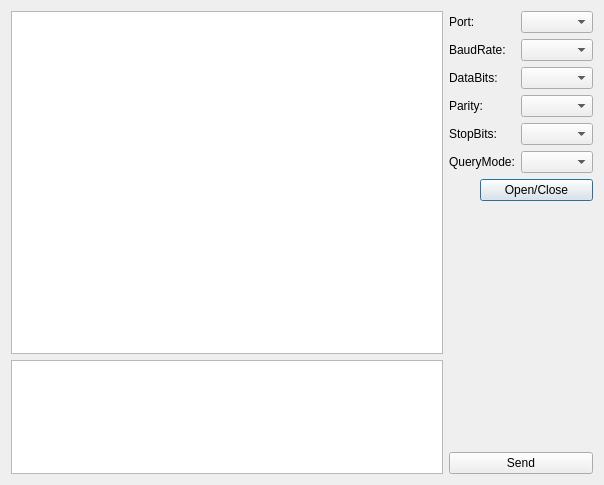
<?xml version="1.0" encoding="UTF-8"?>
<ui version="4.0">
 <class>Dialog</class>
 <widget class="QDialog" name="Dialog">
  <property name="geometry">
   <rect>
    <x>0</x>
    <y>0</y>
    <width>604</width>
    <height>485</height>
   </rect>
  </property>
  <property name="windowTitle">
   <string>Dialog</string>
  </property>
  <layout class="QHBoxLayout" name="horizontalLayout_2">
   <item>
    <layout class="QVBoxLayout" name="verticalLayout" stretch="3,1">
     <item>
      <widget class="QPlainTextEdit" name="recvEdit">
       <property name="maximumBlockCount">
        <number>800</number>
       </property>
      </widget>
     </item>
     <item>
      <widget class="QPlainTextEdit" name="sendEdit"/>
     </item>
    </layout>
   </item>
   <item>
    <layout class="QVBoxLayout" name="verticalLayout_2">
     <item>
      <layout class="QFormLayout" name="formLayout">
       <item row="0" column="0">
        <widget class="QLabel" name="label">
         <property name="text">
          <string>Port:</string>
         </property>
        </widget>
       </item>
       <item row="0" column="1">
        <widget class="QComboBox" name="portBox"/>
       </item>
       <item row="1" column="0">
        <widget class="QLabel" name="label_2">
         <property name="text">
          <string>BaudRate:</string>
         </property>
        </widget>
       </item>
       <item row="1" column="1">
        <widget class="QComboBox" name="baudRateBox"/>
       </item>
       <item row="2" column="0">
        <widget class="QLabel" name="label_3">
         <property name="text">
          <string>DataBits:</string>
         </property>
        </widget>
       </item>
       <item row="2" column="1">
        <widget class="QComboBox" name="dataBitsBox"/>
       </item>
       <item row="3" column="0">
        <widget class="QLabel" name="label_4">
         <property name="text">
          <string>Parity:</string>
         </property>
        </widget>
       </item>
       <item row="3" column="1">
        <widget class="QComboBox" name="parityBox"/>
       </item>
       <item row="4" column="0">
        <widget class="QLabel" name="label_5">
         <property name="text">
          <string>StopBits:</string>
         </property>
        </widget>
       </item>
       <item row="4" column="1">
        <widget class="QComboBox" name="stopBitsBox"/>
       </item>
       <item row="5" column="0">
        <widget class="QLabel" name="label_6">
         <property name="text">
          <string>QueryMode:</string>
         </property>
        </widget>
       </item>
       <item row="5" column="1">
        <widget class="QComboBox" name="queryModeBox"/>
       </item>
      </layout>
     </item>
     <item>
      <layout class="QHBoxLayout" name="horizontalLayout">
       <item>
        <widget class="HLed" name="led" native="true">
         <property name="sizePolicy">
          <sizepolicy hsizetype="Fixed" vsizetype="Fixed">
           <horstretch>0</horstretch>
           <verstretch>0</verstretch>
          </sizepolicy>
         </property>
         <property name="minimumSize">
          <size>
           <width>20</width>
           <height>20</height>
          </size>
         </property>
         <property name="maximumSize">
          <size>
           <width>25</width>
           <height>25</height>
          </size>
         </property>
        </widget>
       </item>
       <item>
        <widget class="QPushButton" name="openCloseButton">
         <property name="text">
          <string>Open/Close</string>
         </property>
        </widget>
       </item>
      </layout>
     </item>
     <item>
      <spacer name="verticalSpacer">
       <property name="orientation">
        <enum>Qt::Vertical</enum>
       </property>
       <property name="sizeHint" stdset="0">
        <size>
         <width>20</width>
         <height>40</height>
        </size>
       </property>
      </spacer>
     </item>
     <item>
      <widget class="QPushButton" name="sendButton">
       <property name="text">
        <string>Send</string>
       </property>
      </widget>
     </item>
    </layout>
   </item>
  </layout>
 </widget>
 <layoutdefault spacing="6" margin="11"/>
 <customwidgets>
  <customwidget>
   <class>HLed</class>
   <extends>QWidget</extends>
   <header>hled.h</header>
   <container>1</container>
  </customwidget>
 </customwidgets>
 <resources/>
 <connections/>
</ui>
